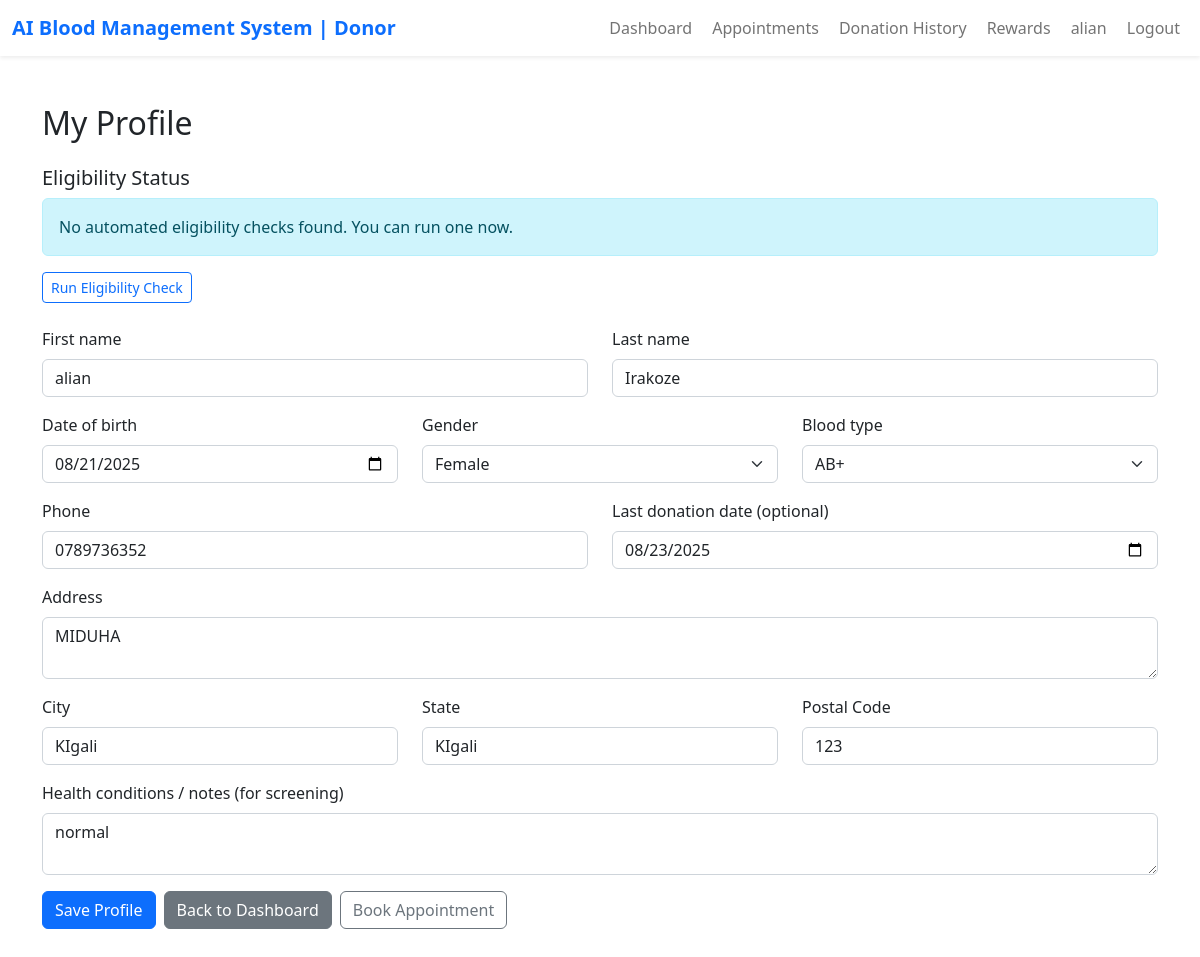
The page /donor/profile.php (signed in) on the database its author committed.
### tables this page shows
CREATE TABLE `donors` (
  `id` int(11) NOT NULL,
  `user_id` int(11) NOT NULL,
  `first_name` varchar(50) NOT NULL,
  `last_name` varchar(50) NOT NULL,
  `dob` date NOT NULL,
  `gender` enum('male','female','other') NOT NULL,
  `blood_type` enum('A+','A-','B+','B-','AB+','AB-','O+','O-') NOT NULL,
  `phone` varchar(20) NOT NULL,
  `address` text NOT NULL,
  `city` varchar(50) NOT NULL,
  `state` varchar(50) NOT NULL,
  `postal_code` varchar(20) NOT NULL,
  `health_conditions` text DEFAULT NULL,
  `last_donation_date` date DEFAULT NULL,
  `donation_count` int(11) DEFAULT 0
);

### donor/profile.php (the view, shortened to what this page needs)
<?php
require_once '../includes/functions.php';
$user_id = (int)$_SESSION['user_id'];
$last_check = null;
$donor = $conn->query("SELECT * FROM donors WHERE user_id = $user_id")->fetch_assoc();
$values = [
    'first_name' => $donor['first_name'] ?? '',
    'last_name' => $donor['last_name'] ?? '',
    'dob' => $donor['dob'] ?? '',
    'gender' => $donor['gender'] ?? '',
    'blood_type' => $donor['blood_type'] ?? '',
    'phone' => $donor['phone'] ?? '',
    'address' => $donor['address'] ?? '',
    'city' => $donor['city'] ?? '',
    'state' => $donor['state'] ?? '',
    'postal_code' => $donor['postal_code'] ?? '',
    'health_conditions' => $donor['health_conditions'] ?? '',
    'last_donation_date' => $donor['last_donation_date'] ?? ''
];
?>
<!DOCTYPE html>
<html lang="en">
<head>
    <link href="https://cdn.jsdelivr.net/npm/bootstrap@5.2.3/dist/css/bootstrap.min.css" rel="stylesheet">
</head>
<body>
    <nav class="navbar navbar-expand-lg navbar-light bg-white shadow-sm sticky-top">
    <div class="container-fluid">
        <a class="navbar-brand fw-bold text-primary" href="#">AI Blood Management System | Donor</a>
        <div class="collapse navbar-collapse" id="navbarNav">
            <ul class="navbar-nav ms-auto align-items-center">
                <li class="nav-item"><a class="nav-link" href="index.php"><i class="fas fa-home me-1"></i>Dashboard</a></li>
                <li class="nav-item"><a class="nav-link" href="appointments.php"><i class="fas fa-calendar-alt me-1"></i>Appointments</a></li>
                <li class="nav-item"><a class="nav-link" href="donation_history.php"><i class="fas fa-history me-1"></i>Donation History</a></li>
                <li class="nav-item"><a class="nav-link" href="rewards.php"><i class="fas fa-award me-1"></i>Rewards</a></li>
                <li class="nav-item"><a class="nav-link" href="profile.php"><i class="fas fa-user me-1"></i><?php echo htmlspecialchars($donor['first_name'] ?? $_SESSION['username']); ?></a></li>
                <li class="nav-item"><a class="nav-link" href="../logout.php"><i class="fas fa-sign-out-alt me-1 text-danger"></i>Logout</a></li>
            </ul>
        </div>
    </div>
</nav>
<div class="container py-5">
    <h2 class="mb-4">My Profile</h2>
    <div class="mb-4">
        <h5>Eligibility Status</h5>
        <?php if ($last_check):
            $res = json_decode($last_check['result'], true);
        ?>
            <div class="card p-3 mb-2">
                <strong>Last checked:</strong> <?php echo date('F j, Y g:i A', strtotime($last_check['created_at'])); ?><br>
                <strong>Checked by:</strong> <?php echo htmlspecialchars($last_check['checked_by'] ?? 'system'); ?><br>
                <strong>Eligible:</strong> <?php echo (!empty($res['eligible']) ? '<span class="text-success">Yes</span>' : '<span class="text-danger">No</span>'); ?><br>
                <?php if (!empty($res['reasons'])): ?>
                    <strong>Reasons:</strong>
                    <ul class="mb-0">
                        <?php foreach ($res['reasons'] as $r): ?>
                            <li><?php echo htmlspecialchars($r); ?></li>
                        <?php endforeach; ?>
                    </ul>
                <?php endif; ?>
            </div>
        <?php else: ?>
            <div class="alert alert-info">No automated eligibility checks found. You can run one now.</div>
        <?php endif; ?>
        <form method="post" class="d-inline">
            <button class="btn btn-outline-primary btn-sm">Run Eligibility Check</button>
        </form>
    </div>
    <form method="post" action="">
        <div class="row">
            <div class="col-md-6 mb-3">
                <label class="form-label">First name</label>
                <input class="form-control" name="first_name" required value="<?php echo htmlspecialchars($values['first_name']); ?>">
            </div>
            <div class="col-md-6 mb-3">
                <label class="form-label">Last name</label>
                <input class="form-control" name="last_name" required value="<?php echo htmlspecialchars($values['last_name']); ?>">
            </div>
            <div class="col-md-4 mb-3">
                <label class="form-label">Date of birth</label>
                <input type="date" class="form-control" name="dob" required value="<?php echo htmlspecialchars($values['dob']); ?>">
            </div>
            <div class="col-md-4 mb-3">
                <label class="form-label">Gender</label>
                <select name="gender" class="form-select" required>
                    <option value="female" <?php echo $values['gender']==='female'?'selected':''; ?>>Female</option>
                </select>
            </div>
            <div class="col-md-4 mb-3">
                <label class="form-label">Blood type</label>
                <select name="blood_type" class="form-select" required>
                    <?php foreach (BLOOD_TYPES as $bt): ?>
                        <option value="<?php echo $bt; ?>" <?php echo $values['blood_type']===$bt?'selected':''; ?>><?php echo $bt; ?></option>
                    <?php endforeach; ?>
                </select>
            </div>
            <div class="col-md-6 mb-3">
                <label class="form-label">Phone</label>
                <input class="form-control" name="phone" value="<?php echo htmlspecialchars($values['phone']); ?>">
            </div>
            <div class="col-md-6 mb-3">
                <label class="form-label">Last donation date (optional)</label>
                <input type="date" class="form-control" name="last_donation_date" value="<?php echo htmlspecialchars($values['last_donation_date']); ?>">
            </div>
            <div class="col-12 mb-3">
                <label class="form-label">Address</label>
                <textarea class="form-control" name="address"><?php echo htmlspecialchars($values['address']); ?></textarea>
            </div>
            <div class="col-md-4 mb-3">
                <label class="form-label">City</label>
                <input class="form-control" name="city" value="<?php echo htmlspecialchars($values['city']); ?>">
            </div>
            <div class="col-md-4 mb-3">
                <label class="form-label">State</label>
                <input class="form-control" name="state" value="<?php echo htmlspecialchars($values['state']); ?>">
            </div>
            <div class="col-md-4 mb-3">
                <label class="form-label">Postal Code</label>
                <input class="form-control" name="postal_code" value="<?php echo htmlspecialchars($values['postal_code']); ?>">
            </div>
            <div class="col-12 mb-3">
                <label class="form-label">Health conditions / notes (for screening)</label>
                <textarea class="form-control" name="health_conditions"><?php echo htmlspecialchars($values['health_conditions']); ?></textarea>
            </div>
        </div>
        <div class="d-flex gap-2">
            <button class="btn btn-primary" type="submit">Save Profile</button>
            <a class="btn btn-secondary" href="index.php">Back to Dashboard</a>
            <a class="btn btn-outline-secondary" href="book_appointment.php">Book Appointment</a>
        </div>
    </form>
</div>
</body>
</html>

### rows shown on the page
donors: first_name "alian", last_name "Irakoze", dob "08/21/2025", gender "Female", blood_type "AB+", phone "0789736352", last_donation_date "08/23/2025", address "MIDUHA", city "KIgali", state "KIgali", postal_code "123", health_conditions "normal"
